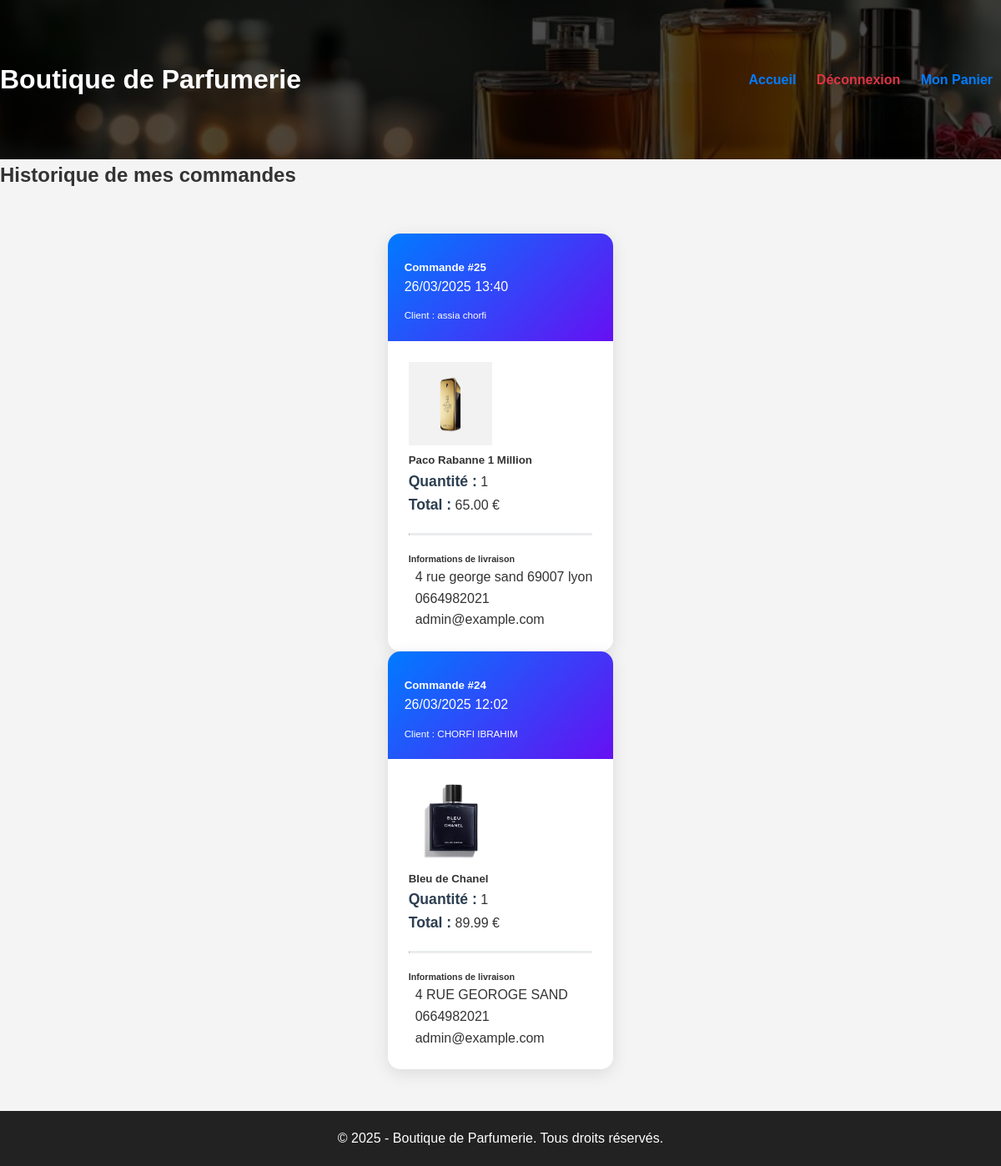
The page /mes-commandes.php (signed in) on the database its author committed.
### tables this page shows
CREATE TABLE `commandes` (
  `id` int NOT NULL,
  `utilisateur_id` int NOT NULL,
  `nom` varchar(255) DEFAULT NULL,
  `prenom` varchar(255) DEFAULT NULL,
  `parfum_id` int NOT NULL,
  `quantite` int NOT NULL,
  `total` decimal(10,2) NOT NULL,
  `date_commande` timestamp NULL DEFAULT CURRENT_TIMESTAMP,
  `adresse_livraison` varchar(255) NOT NULL,
  `telephone` varchar(20) NOT NULL,
  `email` varchar(255) NOT NULL
);

CREATE TABLE `parfums` (
  `id` int NOT NULL,
  `nom` varchar(255) NOT NULL,
  `description` text NOT NULL,
  `prix` decimal(10,2) NOT NULL,
  `prix_promo` decimal(10,2) NOT NULL,
  `image` varchar(255) NOT NULL,
  `categorie_id` int DEFAULT NULL
);

### public/mes-commandes.php (the view, shortened to what this page needs)
<?php
require_once "../app/init.php";
require_once "../template/header.php";
try {
    $pdo = \App\manager\Database::connect();
    $query = $pdo->prepare("
        SELECT c.*, p.nom as parfum_nom, p.image, c.nom, c.prenom
        FROM commandes c
        JOIN parfums p ON c.parfum_id = p.id
        WHERE c.utilisateur_id = ?
        ORDER BY c.date_commande DESC
    ");
    $query->execute([$_SESSION["utilisateur_id"]]);
    $commandes = $query->fetchAll(PDO::FETCH_ASSOC);
} catch (\PDOException $e) {
    $_SESSION["message"] = ["type" => "danger", "text" => "Erreur : " . $e->getMessage()];
    header("Location: index.php");
    exit;
}
?>
<h2>Historique de mes commandes</h2>
<div class="container mt-4">
    <?php if (!empty($commandes)): ?>
        <div class="row">
            <?php foreach ($commandes as $commande): ?>
                <div class="col-md-6 mb-4">
                    <div class="card">
                        <div class="card-header bg-light">
                            <div class="d-flex justify-content-between align-items-center">
                                <h5 class="mb-0">Commande #<?= $commande["id"] ?></h5>
                                <span class="badge bg-success">
                                    <?= date("d/m/Y H:i", strtotime($commande["date_commande"])) ?>
                                </span>
                            </div>
                            <div class="mt-2 text-muted">
                                <small>Client : <?= htmlspecialchars($commande["nom"]) ?> <?= htmlspecialchars($commande["prenom"]) ?></small>
                            </div>
                        </div>
                        <div class="card-body">
                            <div class="d-flex mb-3">
                                <img src="images/<?= htmlspecialchars($commande["image"]) ?>"
                                    alt="<?= htmlspecialchars($commande["parfum_nom"]) ?>"
                                    class="img-thumbnail me-3" style="width: 100px; height: 100px; object-fit: cover;">
                                <div>
                                    <h5 class="card-title"><?= htmlspecialchars($commande["parfum_nom"]) ?></h5>
                                    <p class="card-text mb-1">
                                        <strong>Quantité :</strong> <?= $commande["quantite"] ?>
                                    </p>
                                    <p class="card-text">
                                        <strong>Total :</strong> <?= number_format($commande["total"], 2) ?> €
                                    </p>
                                </div>
                            </div>
                            <hr>
                            <div class="delivery-info">
                                <h6 class="mb-3">Informations de livraison</h6>
                                <p class="mb-1">
                                    <?= htmlspecialchars($commande["adresse_livraison"]) ?>
                                </p>
                                <p class="mb-1">
                                    <?= htmlspecialchars($commande["telephone"]) ?>
                                </p>
                                <p class="mb-0">
                                    <?= htmlspecialchars($commande["email"]) ?>
                                </p>
                            </div>
                        </div>
                    </div>
                </div>
            <?php endforeach; ?>
        </div>
    <?php endif; ?>
</div>
<?php require_once "../template/footer.php"; ?>

### template/header.php (shortened to what this page needs)
<!DOCTYPE html>
<html lang="fr">
<head>
    <link rel="stylesheet" href="/Evaluation CHORFI-IBRAHIM/styles.css">
</head>
<body>
<header>
    <h1>Boutique de Parfumerie</h1>
    <nav>
        <a href="index.php">Accueil</a>
        <?php if (isset($_SESSION["utilisateur_id"])): ?>
            <a href="logout.php">Déconnexion</a>
            <a href="panier.php">Mon Panier</a>
        <?php else: ?>
            <a href="login.php">Connexion</a>
            <a href="register.php">Inscription</a>
        <?php endif; ?>
    </nav>
</header>

### template/footer.php
<footer>
    <p>© 2025 - Boutique de Parfumerie. Tous droits réservés.</p>
</footer>
</body>
</html>

### styles.css (style rules this page uses)
* { margin: 0; padding: 0; box-sizing: border-box; }
body { font-family: Arial, sans-serif; background-color: #f4f4f4; color: #333; line-height: 1.6; }
header { background-image: linear-gradient(rgba(0, 0, 0, 0.7), rgba(0, 0, 0, 0.7)), url('./public/images/photo couverture.jpg'); background-size: cover; background-position: center; background-repeat: no-repeat; color: white; padding: 70px 0; display: flex; justify-content: space-between; align-items: center; margin: 0 auto; }
nav a { color: #007bff; text-decoration: none; font-weight: bold; padding: 5px 10px; border-radius: 5px; transition: background-color 0.3s; }
nav a[href="logout.php"] { color: #dc3545; }
.container { max-width: 1200px; margin: 20px auto; padding: 20px; display: flex; flex-wrap: wrap; justify-content: center; }
.container { max-width: 1200px; margin: 30px auto; padding: 20px; }
.card { border: none; border-radius: 15px; box-shadow: 0 5px 20px rgba(0, 0, 0, 0.1); transition: all 0.3s ease; overflow: hidden; }
.card-header { background: linear-gradient(135deg, #007bff, #6610f2); color: white; padding: 20px; border: none; }
.card-body { padding: 25px; background: #ffffff; }
.justify-content-between { padding: 10px 0; }
hr { border-top: 2px solid #e9ecef; margin: 20px 0; }
strong { color: #2c3e50; font-size: 1.1rem; }
.card { animation: fadeIn 0.5s ease-out; }
.text-muted { font-size: 0.875rem; }
footer { background-color: #222; color: white; text-align: center; padding: 20px; margin-top: 20px; width: 100%; position: relative; }

### rows shown on the page
commandes: id "25", date_commande "26/03/2025 13:40", nom "assia", prenom "chorfi", parfum.image (picture), parfum.nom "Paco Rabanne 1 Million", quantite "1", total "65.00", adresse_livraison "4 rue george sand 69007 lyon", telephone "0664982021", email "admin@example.com"
commandes: id "24", date_commande "26/03/2025 12:02", nom "CHORFI", prenom "IBRAHIM", parfum.image (picture), parfum.nom "Bleu de Chanel", quantite "1", total "89.99", adresse_livraison "4 RUE GEOROGE SAND", telephone "0664982021", email "admin@example.com"
